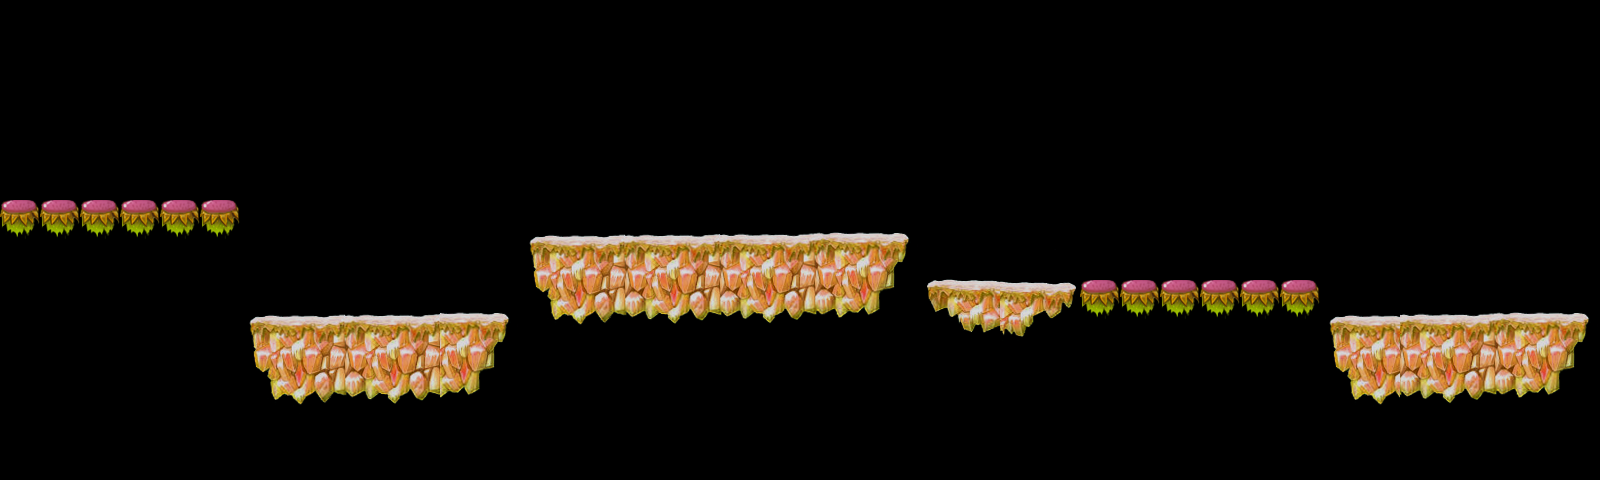

A level layout from a 2D game, rendered from its tile map. Below: a short description, then the map file with tile-grid data replaced by summaries:
An orthogonal 40x12 tile map with 40x40 px tiles, 3 tile layers (terrain1, decorate, protect), 1 hidden layer not drawn and 35 objects (26x 0, 7x c1, 2, 1).

<map version="1.0" orientation="orthogonal" width="40" height="12" tilewidth="40" tileheight="40">
 <tileset firstgid="1" name="forest" tilewidth="40" tileheight="40">
  <image source="forest.png" width="1600" height="400" />
 </tileset>
 <layer name="terrain1" width="40" height="12">
  <data>[480 cells, 132 non-empty, 68 distinct tile ids]</data>
 </layer>
 <layer name="terrain2" width="40" height="12" visible="0">
  <data>[480 cells, 0 non-empty, 0 distinct tile ids]</data>
 </layer>
 <layer name="decorate" width="40" height="12">
  <data>[480 cells, 12 non-empty, 9 distinct tile ids]</data>
 </layer>
 <layer name="protect" width="40" height="12">
  <data>[480 cells, 12 non-empty, 1 distinct tile ids]</data>
 </layer>
 <objectgroup name="collision" width="40" height="12">
  <object name="c1" x="0" y="0" width="480" height="40" />
  <object name="c1" x="240" y="320" width="280" height="160" />
  <object name="c1" x="520" y="240" width="400" height="240" />
  <object name="c1" x="920" y="280" width="160" height="200" />
  <object name="c1" x="1320" y="320" width="280" height="160" />
 </objectgroup>
 <objectgroup name="collision1" width="40" height="12">
  <object name="c1" x="0" y="200" width="240" height="280" />
  <object name="c1" x="1080" y="280" width="240" height="200" />
 </objectgroup>
 <objectgroup name="items" width="40" height="12">
  <object type="0" x="0" y="80" width="40" height="40" />
  <object type="0" x="40" y="80" width="40" height="40" />
  <object type="0" x="80" y="80" width="40" height="40" />
  <object type="0" x="1400" y="120" width="40" height="40" />
  <object type="0" x="1040" y="120" width="40" height="40" />
  <object type="0" x="120" y="80" width="40" height="40" />
  <object type="0" x="160" y="80" width="40" height="40" />
  <object type="0" x="400" y="240" width="40" height="40" />
  <object type="0" x="440" y="240" width="40" height="40" />
  <object type="0" x="480" y="200" width="40" height="40" />
  <object type="0" x="440" y="200" width="40" height="40" />
  <object type="0" x="480" y="160" width="40" height="40" />
  <object type="0" x="520" y="160" width="40" height="40" />
  <object type="0" x="600" y="160" width="40" height="40" />
  <object type="0" x="560" y="160" width="40" height="40" />
  <object type="0" x="600" y="200" width="40" height="40" />
  <object type="0" x="640" y="200" width="40" height="40" />
  <object type="0" x="1080" y="120" width="40" height="40" />
  <object type="0" x="1120" y="120" width="40" height="40" />
  <object type="0" x="1160" y="120" width="40" height="40" />
  <object type="0" x="1320" y="120" width="40" height="40" />
  <object type="0" x="1360" y="120" width="40" height="40" />
  <object type="0" x="1200" y="120" width="40" height="40" />
  <object type="0" x="1240" y="120" width="40" height="40" />
  <object type="0" x="1280" y="120" width="40" height="40" />
 </objectgroup>
 <objectgroup name="enemy" width="40" height="12">
  <object type="2" x="720" y="120" width="120" height="120" />
 </objectgroup>
 <objectgroup name="obstacle" width="40" height="12">
  <object type="0" x="320" y="40" width="80" height="120" />
  <object type="1" x="1360" y="240" width="80" height="80" />
 </objectgroup>
</map>
